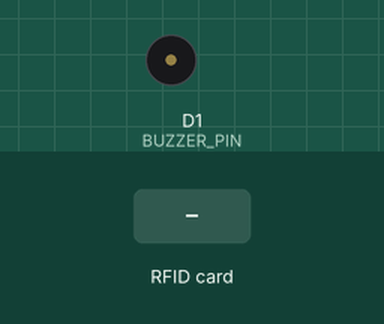
Bench run of a sketch on a simulated ESP8266 (NodeMCU). Shown: buzzer (waves = sounding, pin HIGH). Inputs (shaded band) come from the test bench. WiFi joins after 1.5 s; servers stay silent unless stated; uploads are accepted with an empty reply; what the sketch prints to the serial monitor is not drawn.

Above: at 3.2 s.
3.3 s: RFID card 5E 7A 19 C4 held to the reader
At 3.63 s:
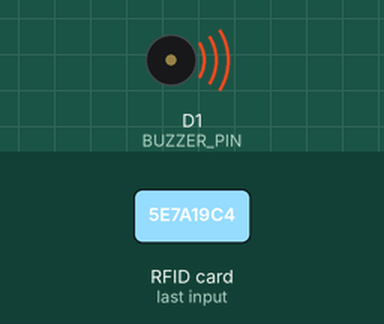
Timing chart, 0 to 6.3 s (numbered marks = the images above; inputs shaded):
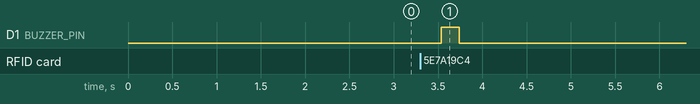

The sketch:

nodemcu_rfid.ino
```cpp
/*
 * RFID Attendance Management System - ESP8266 NodeMCU + MFRC522
 *
 * Hardware Connections:
 * MFRC522       ESP8266 NodeMCU
 * ------------------------------
 * 3.3V          3.3V
 * RST           D3 (GPIO 0)
 * GND           GND
 * MISO          D6 (GPIO 12 / MISO)
 * MOSI          D7 (GPIO 13 / MOSI)
 * SCK           D5 (GPIO 14 / SCK)
 * SDA (SS)      D4 (GPIO 2 / SS)
 *
 * Optional: Buzzer on D1 (GPIO 5) or Onboard LED on D0 (GPIO 16)
 */

#include <ESP8266WiFi.h>
#include <ESP8266HTTPClient.h>
#include <WiFiClient.h>
#include <SPI.h>
#include <MFRC522.h>

// Wi-Fi Credentials
const char* WIFI_SSID = "YOUR_WIFI_SSID";
const char* WIFI_PASS = "YOUR_WIFI_PASSWORD";

// Server API Endpoint (replace with your computer's local IP address)
const char* SERVER_URL = "http://192.168.1.100:5000/api/rfid/scan";

#define RST_PIN D3
#define SS_PIN  D4
#define BUZZER_PIN D1

MFRC522 rfid(SS_PIN, RST_PIN);

void setup() {
  Serial.begin(115200);
  delay(500);
  Serial.println("\n--- RFID Attendance NodeMCU Starting ---");

  pinMode(BUZZER_PIN, OUTPUT);
  digitalWrite(BUZZER_PIN, LOW);

  // Initialize SPI & MFRC522
  SPI.begin();
  rfid.PCD_Init();
  Serial.println("MFRC522 RFID Reader Initialized.");

  // Connect to Wi-Fi
  Serial.print("Connecting to Wi-Fi: ");
  Serial.println(WIFI_SSID);
  WiFi.mode(WIFI_STA);
  WiFi.begin(WIFI_SSID, WIFI_PASS);

  while (WiFi.status() != WL_CONNECTED) {
    delay(500);
    Serial.print(".");
  }

  Serial.println("\nWiFi Connected successfully!");
  Serial.print("NodeMCU IP: ");
  Serial.println(WiFi.localIP());
  Serial.println("Ready to scan RFID cards...\n");
}

void loop() {
  // Check if a new RFID card is present
  if (!rfid.PICC_IsNewCardPresent() || !rfid.PICC_ReadCardSerial()) {
    delay(50);
    return;
  }

  // Format UID as "80:88:60:2A"
  String uidStr = "";
  for (byte i = 0; i < rfid.uid.size; i++) {
    if (rfid.uid.uidByte[i] < 0x10) {
      uidStr += "0";
    }
    uidStr += String(rfid.uid.uidByte[i], HEX);
    if (i < rfid.uid.size - 1) {
      uidStr += ":";
    }
  }
  uidStr.toUpperCase();

  Serial.print("Card Scanned! UID: ");
  Serial.println(uidStr);

  // Send UID to Backend Server
  sendScanToServer(uidStr);

  // Halt PICC to avoid duplicate reads in same touch
  rfid.PICC_HaltA();
  rfid.PCD_StopCrypto1();
  delay(1500); // 1.5s debounce delay
}

void sendScanToServer(String uid) {
  if (WiFi.status() != WL_CONNECTED) {
    Serial.println("Error: WiFi Disconnected!");
    return;
  }

  WiFiClient client;
  HTTPClient http;

  Serial.print("Sending POST request to: ");
  Serial.println(SERVER_URL);

  http.begin(client, SERVER_URL);
  http.addHeader("Content-Type", "application/json");

  String jsonPayload = "{\"uid\":\"" + uid + "\"}";
  int httpResponseCode = http.POST(jsonPayload);

  if (httpResponseCode > 0) {
    String response = http.getString();
    Serial.print("Server HTTP Response Code: ");
    Serial.println(httpResponseCode);
    Serial.print("Response: ");
    Serial.println(response);

    if (httpResponseCode == 200) {
      // Success feedback beep
      digitalWrite(BUZZER_PIN, HIGH);
      delay(200);
      digitalWrite(BUZZER_PIN, LOW);
    } else {
      // Error feedback double beep
      digitalWrite(BUZZER_PIN, HIGH);
      delay(100);
      digitalWrite(BUZZER_PIN, LOW);
      delay(100);
      digitalWrite(BUZZER_PIN, HIGH);
      delay(100);
      digitalWrite(BUZZER_PIN, LOW);
    }
  } else {
    Serial.print("HTTP Error: ");
    Serial.println(http.errorToString(httpResponseCode).c_str());
  }

  http.end();
}
```

Measured:
- after the input at 3.3 s, D1 (BUZZER_PIN): LOW → HIGH after 0.24 s, → LOW 0.20 s later
